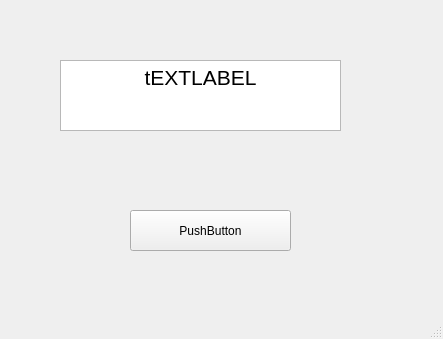
<?xml version="1.0" encoding="UTF-8"?>
<ui version="4.0">
 <class>MainWindow</class>
 <widget class="QMainWindow" name="MainWindow">
  <property name="geometry">
   <rect>
    <x>0</x>
    <y>0</y>
    <width>443</width>
    <height>339</height>
   </rect>
  </property>
  <property name="windowTitle">
   <string>MainWindow</string>
  </property>
  <widget class="QWidget" name="centralwidget">
   <widget class="QPushButton" name="pushButton">
    <property name="geometry">
     <rect>
      <x>130</x>
      <y>210</y>
      <width>161</width>
      <height>41</height>
     </rect>
    </property>
    <property name="text">
     <string>PushButton</string>
    </property>
   </widget>
   <widget class="QTextEdit" name="textEdit">
    <property name="geometry">
     <rect>
      <x>60</x>
      <y>60</y>
      <width>281</width>
      <height>71</height>
     </rect>
    </property>
    <property name="html">
     <string>&lt;!DOCTYPE HTML PUBLIC &quot;-//W3C//DTD HTML 4.0//EN&quot; &quot;http://www.w3.org/TR/REC-html40/strict.dtd&quot;&gt;
&lt;html&gt;&lt;head&gt;&lt;meta name=&quot;qrichtext&quot; content=&quot;1&quot; /&gt;&lt;style type=&quot;text/css&quot;&gt;
p, li { white-space: pre-wrap; }
&lt;/style&gt;&lt;/head&gt;&lt;body style=&quot; font-family:'MS Shell Dlg 2'; font-size:8.25pt; font-weight:400; font-style:normal;&quot;&gt;
&lt;p align=&quot;center&quot; style=&quot; margin-top:0px; margin-bottom:0px; margin-left:0px; margin-right:0px; -qt-block-indent:0; text-indent:0px;&quot;&gt;&lt;span style=&quot; font-size:16pt;&quot;&gt;tEXTLABEL&lt;/span&gt;&lt;/p&gt;&lt;/body&gt;&lt;/html&gt;</string>
    </property>
   </widget>
  </widget>
  <widget class="QMenuBar" name="menubar">
   <property name="geometry">
    <rect>
     <x>0</x>
     <y>0</y>
     <width>443</width>
     <height>21</height>
    </rect>
   </property>
  </widget>
  <widget class="QStatusBar" name="statusbar"/>
 </widget>
 <resources/>
 <connections/>
</ui>
